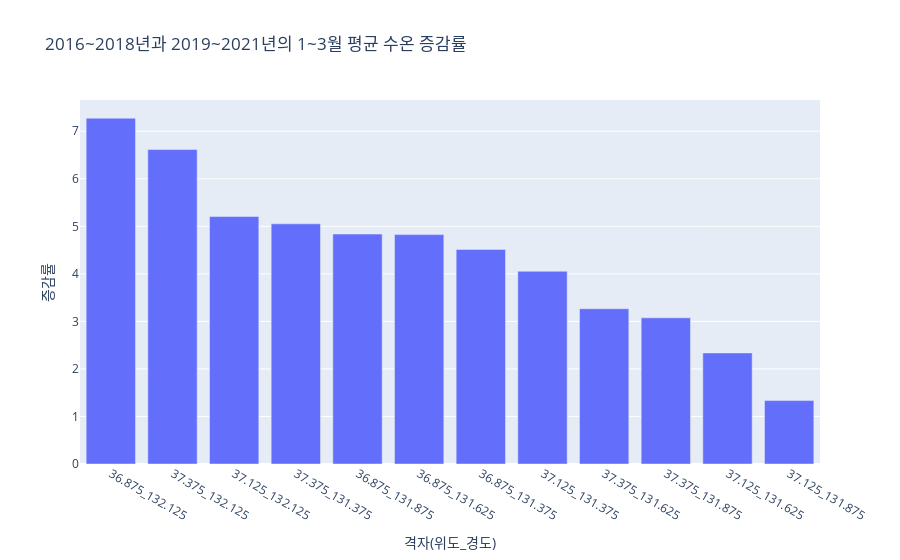

Notebook source saved alongside this figure:
### Code cell
# Plotly 막대 차트를 그립니다
fig = px.bar(merged_df2, x='lat_lon', y='growth_rate', title='2016~2018년과 2019~2021년의 1~3월 평균 수온 증감률')

# x축과 y축의 제목을 설정합니다.
fig.update_layout(
    xaxis_title="격자(위도_경도)",
    yaxis_title="증감률",
)

fig.show()

### Figure 1 — Plotly figure (JSON) as saved in the notebook; plotly's stock layout.template omitted (floating-point values rounded to 4 significant figures)
{"data": [{"alignmentgroup": "True", "hovertemplate": "lat_lon=%{x}<br>growth_rate=%{y}<extra></extra>", "legendgroup": "", "marker": {"color": "#636efa", "pattern": {"shape": ""}}, "name": "", "offsetgroup": "", "orientation": "v", "showlegend": false, "textposition": "auto", "type": "bar", "x": ["36.875_132.125", "37.375_132.125", "37.125_132.125", "37.375_131.375", "36.875_131.875", "36.875_131.625", "36.875_131.375", "37.125_131.375", "37.375_131.625", "37.375_131.875", "37.125_131.625", "37.125_131.875"], "xaxis": "x", "y": [7.274, 6.615, 5.205, 5.052, 4.837, 4.825, 4.514, 4.054, 3.266, 3.074, 2.336, 1.334], "yaxis": "y"}], "layout": {"barmode": "relative", "legend": {"tracegroupgap": 0}, "title": {"text": "2016~2018년과 2019~2021년의 1~3월 평균 수온 증감률"}, "xaxis": {"anchor": "y", "domain": [0, 1], "title": {"text": "격자(위도_경도)"}}, "yaxis": {"anchor": "x", "domain": [0, 1], "title": {"text": "증감률"}}}}
